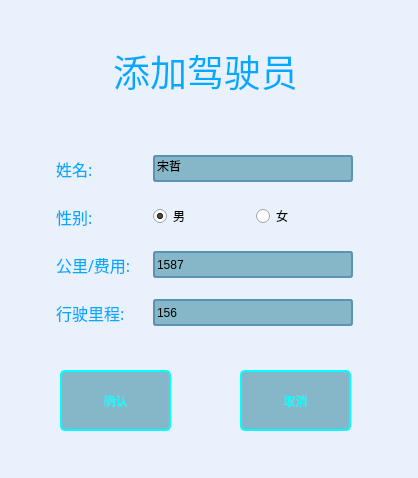
<?xml version="1.0" encoding="UTF-8"?>
<ui version="4.0">
 <class>Add_Driver</class>
 <widget class="QDialog" name="Add_Driver">
  <property name="geometry">
   <rect>
    <x>0</x>
    <y>0</y>
    <width>418</width>
    <height>478</height>
   </rect>
  </property>
  <property name="palette">
   <palette>
    <active>
     <colorrole role="WindowText">
      <brush brushstyle="SolidPattern">
       <color alpha="255">
        <red>0</red>
        <green>0</green>
        <blue>0</blue>
       </color>
      </brush>
     </colorrole>
     <colorrole role="Button">
      <brush brushstyle="SolidPattern">
       <color alpha="255">
        <red>232</red>
        <green>241</green>
        <blue>252</blue>
       </color>
      </brush>
     </colorrole>
     <colorrole role="Light">
      <brush brushstyle="SolidPattern">
       <color alpha="255">
        <red>255</red>
        <green>255</green>
        <blue>255</blue>
       </color>
      </brush>
     </colorrole>
     <colorrole role="Midlight">
      <brush brushstyle="SolidPattern">
       <color alpha="255">
        <red>243</red>
        <green>248</green>
        <blue>253</blue>
       </color>
      </brush>
     </colorrole>
     <colorrole role="Dark">
      <brush brushstyle="SolidPattern">
       <color alpha="255">
        <red>116</red>
        <green>120</green>
        <blue>126</blue>
       </color>
      </brush>
     </colorrole>
     <colorrole role="Mid">
      <brush brushstyle="SolidPattern">
       <color alpha="255">
        <red>155</red>
        <green>161</green>
        <blue>168</blue>
       </color>
      </brush>
     </colorrole>
     <colorrole role="Text">
      <brush brushstyle="SolidPattern">
       <color alpha="255">
        <red>0</red>
        <green>0</green>
        <blue>0</blue>
       </color>
      </brush>
     </colorrole>
     <colorrole role="BrightText">
      <brush brushstyle="SolidPattern">
       <color alpha="255">
        <red>255</red>
        <green>255</green>
        <blue>255</blue>
       </color>
      </brush>
     </colorrole>
     <colorrole role="ButtonText">
      <brush brushstyle="SolidPattern">
       <color alpha="255">
        <red>0</red>
        <green>0</green>
        <blue>0</blue>
       </color>
      </brush>
     </colorrole>
     <colorrole role="Base">
      <brush brushstyle="SolidPattern">
       <color alpha="255">
        <red>255</red>
        <green>255</green>
        <blue>255</blue>
       </color>
      </brush>
     </colorrole>
     <colorrole role="Window">
      <brush brushstyle="SolidPattern">
       <color alpha="255">
        <red>232</red>
        <green>241</green>
        <blue>252</blue>
       </color>
      </brush>
     </colorrole>
     <colorrole role="Shadow">
      <brush brushstyle="SolidPattern">
       <color alpha="255">
        <red>0</red>
        <green>0</green>
        <blue>0</blue>
       </color>
      </brush>
     </colorrole>
     <colorrole role="AlternateBase">
      <brush brushstyle="SolidPattern">
       <color alpha="255">
        <red>243</red>
        <green>248</green>
        <blue>253</blue>
       </color>
      </brush>
     </colorrole>
     <colorrole role="ToolTipBase">
      <brush brushstyle="SolidPattern">
       <color alpha="255">
        <red>255</red>
        <green>255</green>
        <blue>220</blue>
       </color>
      </brush>
     </colorrole>
     <colorrole role="ToolTipText">
      <brush brushstyle="SolidPattern">
       <color alpha="255">
        <red>0</red>
        <green>0</green>
        <blue>0</blue>
       </color>
      </brush>
     </colorrole>
     <colorrole role="PlaceholderText">
      <brush brushstyle="SolidPattern">
       <color alpha="128">
        <red>0</red>
        <green>0</green>
        <blue>0</blue>
       </color>
      </brush>
     </colorrole>
    </active>
    <inactive>
     <colorrole role="WindowText">
      <brush brushstyle="SolidPattern">
       <color alpha="255">
        <red>0</red>
        <green>0</green>
        <blue>0</blue>
       </color>
      </brush>
     </colorrole>
     <colorrole role="Button">
      <brush brushstyle="SolidPattern">
       <color alpha="255">
        <red>232</red>
        <green>241</green>
        <blue>252</blue>
       </color>
      </brush>
     </colorrole>
     <colorrole role="Light">
      <brush brushstyle="SolidPattern">
       <color alpha="255">
        <red>255</red>
        <green>255</green>
        <blue>255</blue>
       </color>
      </brush>
     </colorrole>
     <colorrole role="Midlight">
      <brush brushstyle="SolidPattern">
       <color alpha="255">
        <red>243</red>
        <green>248</green>
        <blue>253</blue>
       </color>
      </brush>
     </colorrole>
     <colorrole role="Dark">
      <brush brushstyle="SolidPattern">
       <color alpha="255">
        <red>116</red>
        <green>120</green>
        <blue>126</blue>
       </color>
      </brush>
     </colorrole>
     <colorrole role="Mid">
      <brush brushstyle="SolidPattern">
       <color alpha="255">
        <red>155</red>
        <green>161</green>
        <blue>168</blue>
       </color>
      </brush>
     </colorrole>
     <colorrole role="Text">
      <brush brushstyle="SolidPattern">
       <color alpha="255">
        <red>0</red>
        <green>0</green>
        <blue>0</blue>
       </color>
      </brush>
     </colorrole>
     <colorrole role="BrightText">
      <brush brushstyle="SolidPattern">
       <color alpha="255">
        <red>255</red>
        <green>255</green>
        <blue>255</blue>
       </color>
      </brush>
     </colorrole>
     <colorrole role="ButtonText">
      <brush brushstyle="SolidPattern">
       <color alpha="255">
        <red>0</red>
        <green>0</green>
        <blue>0</blue>
       </color>
      </brush>
     </colorrole>
     <colorrole role="Base">
      <brush brushstyle="SolidPattern">
       <color alpha="255">
        <red>255</red>
        <green>255</green>
        <blue>255</blue>
       </color>
      </brush>
     </colorrole>
     <colorrole role="Window">
      <brush brushstyle="SolidPattern">
       <color alpha="255">
        <red>232</red>
        <green>241</green>
        <blue>252</blue>
       </color>
      </brush>
     </colorrole>
     <colorrole role="Shadow">
      <brush brushstyle="SolidPattern">
       <color alpha="255">
        <red>0</red>
        <green>0</green>
        <blue>0</blue>
       </color>
      </brush>
     </colorrole>
     <colorrole role="AlternateBase">
      <brush brushstyle="SolidPattern">
       <color alpha="255">
        <red>243</red>
        <green>248</green>
        <blue>253</blue>
       </color>
      </brush>
     </colorrole>
     <colorrole role="ToolTipBase">
      <brush brushstyle="SolidPattern">
       <color alpha="255">
        <red>255</red>
        <green>255</green>
        <blue>220</blue>
       </color>
      </brush>
     </colorrole>
     <colorrole role="ToolTipText">
      <brush brushstyle="SolidPattern">
       <color alpha="255">
        <red>0</red>
        <green>0</green>
        <blue>0</blue>
       </color>
      </brush>
     </colorrole>
     <colorrole role="PlaceholderText">
      <brush brushstyle="SolidPattern">
       <color alpha="128">
        <red>0</red>
        <green>0</green>
        <blue>0</blue>
       </color>
      </brush>
     </colorrole>
    </inactive>
    <disabled>
     <colorrole role="WindowText">
      <brush brushstyle="SolidPattern">
       <color alpha="255">
        <red>116</red>
        <green>120</green>
        <blue>126</blue>
       </color>
      </brush>
     </colorrole>
     <colorrole role="Button">
      <brush brushstyle="SolidPattern">
       <color alpha="255">
        <red>232</red>
        <green>241</green>
        <blue>252</blue>
       </color>
      </brush>
     </colorrole>
     <colorrole role="Light">
      <brush brushstyle="SolidPattern">
       <color alpha="255">
        <red>255</red>
        <green>255</green>
        <blue>255</blue>
       </color>
      </brush>
     </colorrole>
     <colorrole role="Midlight">
      <brush brushstyle="SolidPattern">
       <color alpha="255">
        <red>243</red>
        <green>248</green>
        <blue>253</blue>
       </color>
      </brush>
     </colorrole>
     <colorrole role="Dark">
      <brush brushstyle="SolidPattern">
       <color alpha="255">
        <red>116</red>
        <green>120</green>
        <blue>126</blue>
       </color>
      </brush>
     </colorrole>
     <colorrole role="Mid">
      <brush brushstyle="SolidPattern">
       <color alpha="255">
        <red>155</red>
        <green>161</green>
        <blue>168</blue>
       </color>
      </brush>
     </colorrole>
     <colorrole role="Text">
      <brush brushstyle="SolidPattern">
       <color alpha="255">
        <red>116</red>
        <green>120</green>
        <blue>126</blue>
       </color>
      </brush>
     </colorrole>
     <colorrole role="BrightText">
      <brush brushstyle="SolidPattern">
       <color alpha="255">
        <red>255</red>
        <green>255</green>
        <blue>255</blue>
       </color>
      </brush>
     </colorrole>
     <colorrole role="ButtonText">
      <brush brushstyle="SolidPattern">
       <color alpha="255">
        <red>116</red>
        <green>120</green>
        <blue>126</blue>
       </color>
      </brush>
     </colorrole>
     <colorrole role="Base">
      <brush brushstyle="SolidPattern">
       <color alpha="255">
        <red>232</red>
        <green>241</green>
        <blue>252</blue>
       </color>
      </brush>
     </colorrole>
     <colorrole role="Window">
      <brush brushstyle="SolidPattern">
       <color alpha="255">
        <red>232</red>
        <green>241</green>
        <blue>252</blue>
       </color>
      </brush>
     </colorrole>
     <colorrole role="Shadow">
      <brush brushstyle="SolidPattern">
       <color alpha="255">
        <red>0</red>
        <green>0</green>
        <blue>0</blue>
       </color>
      </brush>
     </colorrole>
     <colorrole role="AlternateBase">
      <brush brushstyle="SolidPattern">
       <color alpha="255">
        <red>232</red>
        <green>241</green>
        <blue>252</blue>
       </color>
      </brush>
     </colorrole>
     <colorrole role="ToolTipBase">
      <brush brushstyle="SolidPattern">
       <color alpha="255">
        <red>255</red>
        <green>255</green>
        <blue>220</blue>
       </color>
      </brush>
     </colorrole>
     <colorrole role="ToolTipText">
      <brush brushstyle="SolidPattern">
       <color alpha="255">
        <red>0</red>
        <green>0</green>
        <blue>0</blue>
       </color>
      </brush>
     </colorrole>
     <colorrole role="PlaceholderText">
      <brush brushstyle="SolidPattern">
       <color alpha="128">
        <red>0</red>
        <green>0</green>
        <blue>0</blue>
       </color>
      </brush>
     </colorrole>
    </disabled>
   </palette>
  </property>
  <property name="windowTitle">
   <string>Dialog</string>
  </property>
  <widget class="QLabel" name="label">
   <property name="geometry">
    <rect>
     <x>90</x>
     <y>40</y>
     <width>231</width>
     <height>61</height>
    </rect>
   </property>
   <property name="sizePolicy">
    <sizepolicy hsizetype="Preferred" vsizetype="Fixed">
     <horstretch>0</horstretch>
     <verstretch>0</verstretch>
    </sizepolicy>
   </property>
   <property name="font">
    <font>
     <family>华文楷体</family>
     <pointsize>28</pointsize>
    </font>
   </property>
   <property name="styleSheet">
    <string notr="true">color: rgb(0, 170, 255);</string>
   </property>
   <property name="text">
    <string>添加驾驶员</string>
   </property>
   <property name="alignment">
    <set>Qt::AlignCenter</set>
   </property>
  </widget>
  <widget class="QPushButton" name="btn_no">
   <property name="geometry">
    <rect>
     <x>240</x>
     <y>370</y>
     <width>111</width>
     <height>61</height>
    </rect>
   </property>
   <property name="minimumSize">
    <size>
     <width>111</width>
     <height>61</height>
    </size>
   </property>
   <property name="maximumSize">
    <size>
     <width>111</width>
     <height>61</height>
    </size>
   </property>
   <property name="styleSheet">
    <string notr="true">
QPushButton
{
    background-color: rgb(134,183,200);
    border:2px solid rgb(0,255,255);
    border-radius:5px;
   
	color: rgb(0, 255, 255);
}


QPushButton:hover
{
    background-color: rgb(0,130,150);
    border:2px solid #5F92B2;
    border-radius:5px;
    color:white;
}

QPushButton:hover:pressed
{
    background-color:rgb(85,170,255);
    border:2px solid #3C80B1;
    border-radius:5px;
    color:white;
}</string>
   </property>
   <property name="text">
    <string>取消</string>
   </property>
  </widget>
  <widget class="QPushButton" name="btn_ok">
   <property name="geometry">
    <rect>
     <x>60</x>
     <y>370</y>
     <width>111</width>
     <height>61</height>
    </rect>
   </property>
   <property name="styleSheet">
    <string notr="true">
QPushButton
{
    background-color: rgb(134,183,200);
    border:2px solid rgb(0,255,255);
    border-radius:5px;
   
	color: rgb(0, 255, 255);
}


QPushButton:hover
{
    background-color: rgb(0,130,150);
    border:2px solid #5F92B2;
    border-radius:5px;
    color:white;
}

QPushButton:hover:pressed
{
    background-color:rgb(85,170,255);
    border:2px solid #3C80B1;
    border-radius:5px;
    color:white;
}</string>
   </property>
   <property name="text">
    <string>确认</string>
   </property>
  </widget>
  <widget class="QWidget" name="">
   <property name="geometry">
    <rect>
     <x>50</x>
     <y>140</y>
     <width>311</width>
     <height>201</height>
    </rect>
   </property>
   <layout class="QGridLayout" name="gridLayout">
    <item row="1" column="0">
     <widget class="QLabel" name="staff_ID_4">
      <property name="minimumSize">
       <size>
        <width>62</width>
        <height>27</height>
       </size>
      </property>
      <property name="maximumSize">
       <size>
        <width>62</width>
        <height>27</height>
       </size>
      </property>
      <property name="font">
       <font>
        <family>华文楷体</family>
        <pointsize>12</pointsize>
       </font>
      </property>
      <property name="styleSheet">
       <string notr="true">color: rgb(0, 170, 255);</string>
      </property>
      <property name="text">
       <string>性别:</string>
      </property>
     </widget>
    </item>
    <item row="2" column="1">
     <widget class="QLineEdit" name="line_Fee_Km">
      <property name="enabled">
       <bool>true</bool>
      </property>
      <property name="minimumSize">
       <size>
        <width>200</width>
        <height>27</height>
       </size>
      </property>
      <property name="maximumSize">
       <size>
        <width>200</width>
        <height>27</height>
       </size>
      </property>
      <property name="mouseTracking">
       <bool>true</bool>
      </property>
      <property name="acceptDrops">
       <bool>true</bool>
      </property>
      <property name="styleSheet">
       <string notr="true">QLineEdit
{
    background-color: rgb(134,183,200);
    border:2px solid #5F92B2;
    border-radius:3px;
}


</string>
      </property>
      <property name="text">
       <string>1587</string>
      </property>
      <property name="maxLength">
       <number>15</number>
      </property>
      <property name="frame">
       <bool>true</bool>
      </property>
      <property name="echoMode">
       <enum>QLineEdit::Normal</enum>
      </property>
      <property name="placeholderText">
       <string>每公里费用</string>
      </property>
     </widget>
    </item>
    <item row="0" column="1">
     <widget class="QLineEdit" name="line_Name">
      <property name="minimumSize">
       <size>
        <width>200</width>
        <height>27</height>
       </size>
      </property>
      <property name="maximumSize">
       <size>
        <width>200</width>
        <height>27</height>
       </size>
      </property>
      <property name="styleSheet">
       <string notr="true">QLineEdit
{
    background-color: rgb(134,183,200);
    border:2px solid #5F92B2;
    border-radius:3px;
}


</string>
      </property>
      <property name="text">
       <string>宋哲</string>
      </property>
      <property name="maxLength">
       <number>11</number>
      </property>
      <property name="echoMode">
       <enum>QLineEdit::Normal</enum>
      </property>
      <property name="placeholderText">
       <string>请输入姓名</string>
      </property>
     </widget>
    </item>
    <item row="0" column="0">
     <widget class="QLabel" name="staff_ID">
      <property name="minimumSize">
       <size>
        <width>62</width>
        <height>27</height>
       </size>
      </property>
      <property name="maximumSize">
       <size>
        <width>62</width>
        <height>27</height>
       </size>
      </property>
      <property name="font">
       <font>
        <family>华文楷体</family>
        <pointsize>12</pointsize>
       </font>
      </property>
      <property name="styleSheet">
       <string notr="true">color: rgb(0, 170, 255);</string>
      </property>
      <property name="text">
       <string>姓名:</string>
      </property>
     </widget>
    </item>
    <item row="2" column="0">
     <widget class="QLabel" name="staff_ID_3">
      <property name="minimumSize">
       <size>
        <width>85</width>
        <height>27</height>
       </size>
      </property>
      <property name="maximumSize">
       <size>
        <width>100</width>
        <height>30</height>
       </size>
      </property>
      <property name="font">
       <font>
        <family>华文楷体</family>
        <pointsize>12</pointsize>
       </font>
      </property>
      <property name="styleSheet">
       <string notr="true">color: rgb(0, 170, 255);</string>
      </property>
      <property name="text">
       <string>公里/费用:</string>
      </property>
     </widget>
    </item>
    <item row="3" column="0">
     <widget class="QLabel" name="staff_ID_5">
      <property name="minimumSize">
       <size>
        <width>85</width>
        <height>27</height>
       </size>
      </property>
      <property name="maximumSize">
       <size>
        <width>62</width>
        <height>27</height>
       </size>
      </property>
      <property name="font">
       <font>
        <family>华文楷体</family>
        <pointsize>12</pointsize>
       </font>
      </property>
      <property name="styleSheet">
       <string notr="true">color: rgb(0, 170, 255);</string>
      </property>
      <property name="text">
       <string>行驶里程:</string>
      </property>
     </widget>
    </item>
    <item row="3" column="1">
     <widget class="QLineEdit" name="line_Km">
      <property name="minimumSize">
       <size>
        <width>200</width>
        <height>27</height>
       </size>
      </property>
      <property name="maximumSize">
       <size>
        <width>200</width>
        <height>27</height>
       </size>
      </property>
      <property name="styleSheet">
       <string notr="true">QLineEdit
{
    background-color: rgb(134,183,200);
    border:2px solid #5F92B2;
    border-radius:3px;
}


</string>
      </property>
      <property name="text">
       <string>156</string>
      </property>
      <property name="maxLength">
       <number>15</number>
      </property>
      <property name="echoMode">
       <enum>QLineEdit::Normal</enum>
      </property>
      <property name="placeholderText">
       <string>请输入行驶里程</string>
      </property>
     </widget>
    </item>
    <item row="1" column="1">
     <layout class="QGridLayout" name="gridLayout_2">
      <item row="0" column="0">
       <layout class="QGridLayout" name="gridLayout_3">
        <item row="0" column="0">
         <widget class="QRadioButton" name="radioBtn_Man">
          <property name="enabled">
           <bool>true</bool>
          </property>
          <property name="mouseTracking">
           <bool>true</bool>
          </property>
          <property name="tabletTracking">
           <bool>false</bool>
          </property>
          <property name="acceptDrops">
           <bool>false</bool>
          </property>
          <property name="autoFillBackground">
           <bool>false</bool>
          </property>
          <property name="text">
           <string>男</string>
          </property>
          <property name="checked">
           <bool>true</bool>
          </property>
          <attribute name="buttonGroup">
           <string notr="true">btn_Group_Gender</string>
          </attribute>
         </widget>
        </item>
        <item row="0" column="1">
         <widget class="QRadioButton" name="radioBtn_Woman">
          <property name="text">
           <string>女</string>
          </property>
          <property name="checkable">
           <bool>true</bool>
          </property>
          <property name="checked">
           <bool>false</bool>
          </property>
          <property name="autoRepeat">
           <bool>false</bool>
          </property>
          <property name="autoExclusive">
           <bool>true</bool>
          </property>
          <attribute name="buttonGroup">
           <string notr="true">btn_Group_Gender</string>
          </attribute>
         </widget>
        </item>
       </layout>
      </item>
     </layout>
    </item>
   </layout>
  </widget>
 </widget>
 <resources/>
 <connections/>
 <buttongroups>
  <buttongroup name="btn_Group_Gender"/>
 </buttongroups>
</ui>
